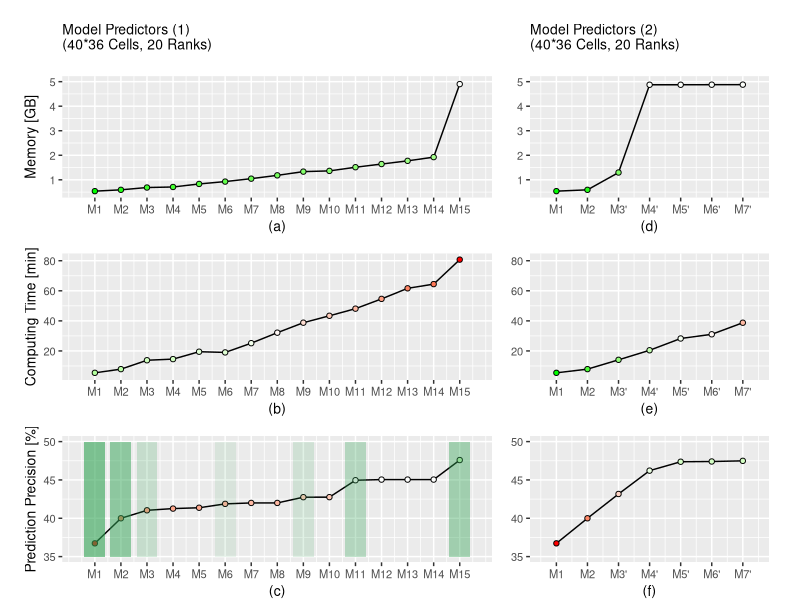
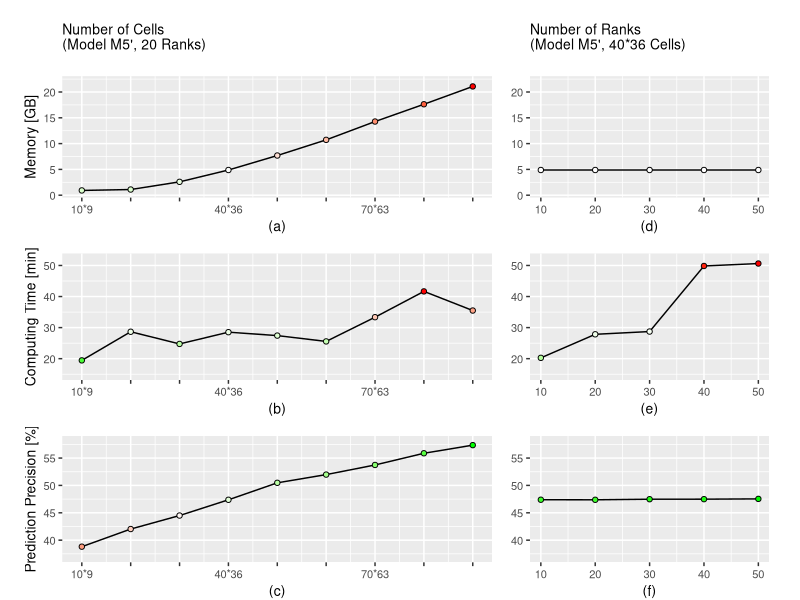

Recreate these plots in R, in order.
setwd("D:\\GitRepos\\work\\experiments\\experiments-3\\Result")
library(scales)
library(ggplot2)
library(reshape2)
library(gridExtra)
library(plyr)

result = read.csv("result.csv",header=FALSE)
result[,1]=NULL
colnames(result) = c("t.prep","t.regress","edf","nsunits","rate","memory","cols","rows","ncls","job.id","group.id")
result = result[order(result$job.id),]

# add some columns for plotting
result$nfac = c(c(1:15),rep(5,14),c(1:7))
result$grids = result$cols * result$rows
result$time = (result$t.prep+result$t.regress)/60
result$memory = result$memory / 1024
result$rate = 100*result$rate

subresult1 = result[which(result$group.id==11),] 
subresult1$improve = subresult1$rate-c(29.11,subresult1$rate[1:(nrow(subresult1)-1)])
subresult2 = result[which(result$group.id==21),] 
subresult3 = result[which(result$group.id==31),] 
subresult4 = result[which(result$group.id==41),] 
subresult4$improve = subresult4$rate-c(29.11,subresult4$rate[1:(nrow(subresult4)-1)])
# plot
gg.f1.a = ggplot(subresult1,aes(x=nfac,y=memory)) + 
    geom_line() + geom_point(shape=21,aes(fill=sqrt(memory))) +  
    xlab("(a)")+ylab("Memory [GB]") + 
    scale_fill_gradient2(midpoint = I(sqrt(5)),low="green",high="red")+
    scale_x_continuous(breaks=c(1:15),limits=c(0.5,15.5),
                       labels=paste("M",c(1:15),sep=""))+
    scale_y_continuous(breaks=c(1:5),limits=c(0.5,5),
                       labels=paste("  ",c(1:5),sep=""))+
    ggtitle("Model Predictors (1)\n(40*36 Cells, 20 Ranks)\n")+
    theme(legend.position="none",plot.margin= unit(c(.1, 0,0,0.05), "npc"),
          axis.title = element_text(size=10),
          plot.title = element_text(size=10),
          axis.text = element_text(size=8))
gg.f1.b = ggplot(subresult1,aes(x=nfac,y=time)) + 
    geom_line() + geom_point(shape=21,aes(fill=time)) + 
    xlab("(b)")+ylab("Computing Time [min]") + 
    scale_fill_gradient2(midpoint = 30,low="green",high="red")+
    scale_y_continuous(breaks=c(20,40,60,80),
                       labels=c(20,40,60,80),limits=c(4.5,81))+
    scale_x_continuous(breaks=c(1:15),limits=c(0.5,15.5),
                       labels=paste("M",c(1:15),sep=""))+
    theme(legend.position="none",plot.margin= unit(c(.1, 0,0,0.05), "npc"),
          axis.title = element_text(size=10),
          plot.title = element_text(size=10),
          axis.text = element_text(size=8))
gg.f1.c = ggplot(subresult1,aes(x=nfac,y=rate)) + 
    geom_line() + geom_point(shape=21,aes(fill=rate)) +  
    xlab("(c)")+
    scale_fill_gradient2(midpoint = 45,low="red",high="green")+
    scale_x_continuous(breaks=c(1:15),limits=c(0.5,15.5),
                       labels=paste("M",c(1:15),sep=""))+
    scale_y_continuous(breaks=c(35,40,45,50),
                       labels=c(35,40,45,50),limits=c(35,50))+
    ylab("Prediction Precision [%]")  +
    annotate("rect", xmin = 0.6, xmax = 1.4, ymin = 35, ymax = 50,
             alpha = .6,fill="#31a354") + 
    annotate("rect", xmin = 1.6, xmax = 2.4, ymin = 35, ymax = 50,
             alpha = .5,fill="#31a354") + 
    annotate("rect", xmin = 14.6, xmax = 15.4, ymin = 35, ymax = 50,
             alpha = .4,fill="#31a354") + 
    annotate("rect", xmin = 10.6, xmax = 11.4, ymin = 35, ymax = 50,
             alpha = .3,fill="#31a354") +
    annotate("rect", xmin = 2.6, xmax = 3.4, ymin = 35, ymax = 50,
             alpha = .2,fill="#31a354") + 
    annotate("rect", xmin = 8.6, xmax = 9.4, ymin = 35, ymax = 50,
             alpha = .15,fill="#31a354") +
    annotate("rect", xmin = 5.6, xmax = 6.4, ymin = 35, ymax = 50,
             alpha = .1,fill="#31a354") +
    geom_text(aes(x=I(nfac-0.02), y = I(rate+1.5),
                  label = paste(round(subresult1$improve,digits=2),"↑",sep="")),
              size=2)+
    theme(legend.position="none",plot.margin= unit(c(.1, 0,0,0.05), "npc"),
          axis.title = element_text(size=10),
          plot.title = element_text(size=10),
          axis.text = element_text(size=8))

gg.f1.d = ggplot(data=subresult4,aes(x=nfac,y=memory)) + 
    geom_line() + geom_point(shape=21,aes(fill=sqrt(memory))) + 
    xlab("(d)")+ylab("") + 
    scale_fill_gradient2(name="Memory [GB]  ",midpoint = I(sqrt(5)),low="green",high="red")+
    scale_x_continuous(breaks=c(1:7),limits=c(0.5,7.5),
                       labels=c("M1","M2","M3'","M4'","M5'","M6'","M7'"))+
    scale_y_continuous(breaks=c(1:5),limits=c(0.5,5),
                       labels=paste("  ",c(1:5),sep=""))+
    ggtitle("Model Predictors (2) \n(40*36 Cells, 20 Ranks)\n")+
    theme(legend.position="none",plot.margin= unit(c(.1, 0.1,0,0), "npc"),
          axis.title = element_text(size=10),
          plot.title = element_text(size=10),
          axis.text = element_text(size=8))
gg.f1.e = ggplot(subresult4,aes(x=nfac,y=time)) + 
    geom_line() + geom_point(shape=21,aes(fill=time)) + 
    xlab("(e)")+ylab("") + 
    scale_fill_gradient2(name="Time [min]   ",midpoint = 30,low="green",high="red")+
    scale_x_continuous(breaks=c(1:7),limits=c(0.5,7.5),
                       labels=c("M1","M2","M3'","M4'","M5'","M6'","M7'"))+
    scale_y_continuous(breaks=c(20,40,60,80),
                       labels=c(20,40,60,80),limits=c(4.5,81))+
    theme(legend.position="none",plot.margin= unit(c(.1, 0.1,0,0), "npc"),
          axis.title = element_text(size=10),
          plot.title = element_text(size=10),
          axis.text = element_text(size=8))
gg.f1.f = ggplot(data=subresult4,aes(x=nfac,y=rate)) + 
    geom_line() + geom_point(shape=21,aes(fill=rate)) + 
    xlab("(f)")+
    scale_x_continuous(breaks=c(1:7),limits=c(0.5,7.5),
                       labels=c("M1","M2","M3'","M4'","M5'","M6'","M7'"))+
    scale_y_continuous(breaks=c(35,40,45,50),
                       labels=c(35,40,45,50),limits=c(35,50))+
    ylab("")  +
    scale_fill_gradient2(name="Precision [%]",midpoint = 45,low="red",high="green")+
    geom_text(aes(x=I(nfac-0.02), y = I(rate+1.5),
                  label = paste(round(subresult4$improve,digits=2),"↑",sep="")),
              size=2)+
    theme(legend.position="none",plot.margin= unit(c(.1, 0.1,0,0), "npc"),
          axis.title = element_text(size=10),
          plot.title = element_text(size=10),
          axis.text = element_text(size=8))

png("summary1.png", width =7*300, height = 5*300, res=300,bg = "transparent")
grid.arrange(gg.f1.a,gg.f1.d,
             gg.f1.b,gg.f1.e,
             gg.f1.c,gg.f1.f,
             ncol=2, nrow=3, heights=c(1.29,1,1),widths=c(1.6,1))
dev.off()




gg.f2.a = ggplot(subresult2,aes(x=grids,y=memory)) + 
    geom_line() + geom_point(shape=21,aes(fill=memory)) + 
    xlab("(a)")+ylab("Memory [GB]") +  
    ggtitle("Number of Cells \n(Model M5', 20 Ranks)\n")+
    scale_fill_gradient2(name="Memory [GB]",midpoint = 5,low="green",high="red")+
    scale_x_sqrt(breaks=c(90, 360, 810, 1440, 2250, 3240, 
                          4410, 5760, 7290, 9000,10890,12960,15120,17640,20250),
                 labels =c("10*9","","","40*36","","",
                           "70*63","","","100*90","","",
                           "130*63","",""))+
    scale_y_continuous(limits=c(0.6,22))+
    theme(legend.position="none",
          plot.margin= unit(c(.1, 0,0,0.05), "npc"),
          legend.text=element_text(size=6),legend.title=element_text(size=6), 
          axis.title = element_text(size=10),
          plot.title = element_text(size=10),
          axis.text = element_text(size=8))
gg.f2.b = ggplot(subresult2,aes(x=grids,y=time)) + 
    geom_line() + geom_point(shape=21,aes(fill=time)) + 
    xlab("(b)")+ylab("Computing Time [min]") + 
    ylim(c(15,52))+
    scale_fill_gradient2(name="Time [min]",midpoint = 30,low="green",high="red")+
    scale_x_sqrt(breaks=c(90, 360, 810, 1440, 2250, 3240, 
                          4410, 5760, 7290, 9000,10890,12960,15120,17640,20250),
                 labels =c("10*9","","","40*36","","",
                           "70*63","","","100*90","","",
                           "130*63","",""))+
    theme(legend.position="none",
          plot.margin= unit(c(.1, 0,0,0.05), "npc"),
          legend.text=element_text(size=6),legend.title=element_text(size=6), 
          axis.title = element_text(size=10),
          plot.title = element_text(size=10),
          axis.text = element_text(size=8))
gg.f2.c = ggplot(subresult2,aes(x=grids,y=rate)) + 
    geom_line() + geom_point(shape=21,aes(fill=rate)) + 
    xlab("(c)")+
    ylab("Prediction Precision [%]")  +
    scale_x_sqrt(breaks=c(90, 360, 810, 1440, 2250, 3240, 
                          4410, 5760, 7290, 9000,10890,12960,15120,17640,20250),
                 labels =c("10*9","","","40*36","","",
                           "70*63","","","100*90","","",
                           "130*63","",""))+
    scale_y_continuous(limits=c(37,58))+
    scale_fill_gradient2(name="Precision [%]",midpoint = 45,low="red",high="green")+
    theme(legend.position="none",
          plot.margin= unit(c(.1, 0,0,0.05), "npc"),
          legend.text=element_text(size=6),legend.title=element_text(size=6), 
          axis.title = element_text(size=10),
          plot.title = element_text(size=10),
          axis.text = element_text(size=8))
    

gg.f3.a = ggplot(subresult3,aes(x=ncls,y=memory)) + 
    geom_line() + geom_point(shape=21,aes(fill=sqrt(memory))) + 
    xlab("(d)")+ylab("") + 
    ylim(c(0.6,22))+
    scale_fill_gradient2(midpoint = I(sqrt(5)),low="green",high="red")+
    ggtitle("Number of Ranks \n(Model M5', 40*36 Cells)\n")+
    theme(legend.position="none",plot.margin= unit(c(.1, 0.1,0,0), "npc"),
          legend.text=element_text(size=6),legend.title=element_text(size=8), 
          axis.title = element_text(size=10),
          plot.title = element_text(size=10),
          axis.text = element_text(size=8))
gg.f3.b = ggplot(subresult3,aes(x=ncls,y=time))  + 
    geom_line() + geom_point(shape=21,aes(fill=time)) + 
    xlab("(e)")+ylab("") + 
    ylim(c(15,52))+
    scale_fill_gradient2(name="Time [min]   ",midpoint = 30,low="green",high="red")+
    theme(legend.position="none",plot.margin= unit(c(.1, 0.1,0,0), "npc"),
          legend.text=element_text(size=6),legend.title=element_text(size=8), 
          axis.title = element_text(size=10),
          plot.title = element_text(size=10),
          axis.text = element_text(size=8))
gg.f3.c = ggplot(subresult3,aes(x=ncls,y=rate)) + 
    geom_line() + geom_point(shape=21,aes(fill=rate)) + 
    xlab("(f)")+
    ylab("")  +
    scale_fill_gradient2(name="Precision [%]",midpoint = 45,low="red",high="green")+
    scale_y_continuous(limits=c(37,58))+
    theme(legend.position="none",plot.margin= unit(c(.1, 0.1,0,0), "npc"),
          legend.text=element_text(size=6),legend.title=element_text(size=6), 
          axis.title = element_text(size=10),
          plot.title = element_text(size=10),
          axis.text = element_text(size=8))


png("summary2.png", width =7*300, height = 5*300, res=300,bg = "transparent")
grid.arrange(gg.f2.a,gg.f3.a,
             gg.f2.b,gg.f3.b,
             gg.f2.c,gg.f3.c,
             ncol=2, nrow=3, heights=c(1.29,1,1),widths=c(1.6,1))
dev.off()


